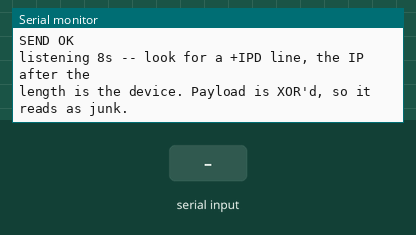
Simulated run of this sketch. Board: Arduino Mega 2560, built with avr-gcc and run on an emulated ATmega2560. Shown: the last lines printed to the serial monitor. The inputs (shaded band) are chosen by the test bench. The modem accepts every AT command (registered, SIM ready, sends succeed) and sends nothing else.

Above: at 2.8 s.
2.9 s: "+IPD\n" received over the second serial link
At 3.2 s:
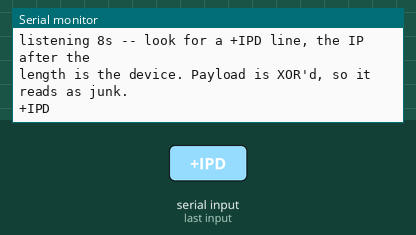
4.4 s: "1\n" received over the second serial link
At 5.6 s:
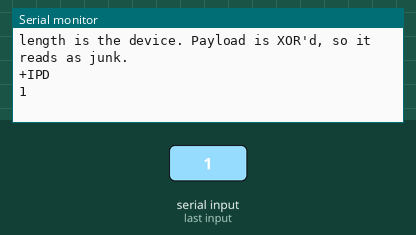

Measured:
- after the input at 2.9 s, the serial monitor: prints a new line at once (image 1)
- after the input at 4.4 s, the serial monitor: prints a new line at once (image 2)

The sketch:

ESP01_KasaScan.ino
```cpp
// Finds a TP-Link Kasa device on the network and prints its IP.
//
// Use when the Kasa app cannot see the bulb -- typically because the bulb
// joined a network with no route to TP-Link's cloud, so the app never got its
// check-in. Local control does not need the cloud, only the address.
//
// Kasa devices answer a UDP broadcast on port 9999. The datagram is the same
// XOR autokey stream the TCP protocol uses (seeded at 0xAB, each ciphertext
// byte keying the next) but WITHOUT the 4-byte length prefix that TCP adds.
//
// AT+CIPDINFO=1 makes the ESP report the sender's address on each +IPD line,
// which is the whole point of the exercise.
//
// Monitor at 115200. Nothing to type.

#define WIFI_SSID  "servicenet"
#define WIFI_PASS  ""             // open network

// Sweeps one /24 in about half a minute -- UDP has no handshake to wait out.
//
// BUT: servicenet's netmask is 255.254.0.0, a /15 spanning 10.8.0.0 through
// 10.9.255.255. That is 131,072 addresses, so one /24 covers 0.19% of it and a
// silent sweep proves nothing. Brute force would take roughly three hours.
//
// This is only useful once the bulb's actual address is known well enough to
// guess the right /24 -- set the first three octets here to match.
#define SWEEP_PREFIX "10.8.251."

#define ESP_BAUD 115200

bool waitFor(const char *token, unsigned long timeout) {
  unsigned long start = millis();
  uint8_t m = 0;
  while (millis() - start < timeout) {
    while (Serial1.available()) {
      char c = Serial1.read();
      Serial.write(c);
      if (c == token[m]) { if (token[++m] == '\0') return true; }
      else m = (c == token[0]) ? 1 : 0;
    }
  }
  return false;
}

bool sendAT(const __FlashStringHelper *cmd, const char *expect, unsigned long ms) {
  Serial1.println(cmd);
  return waitFor(expect, ms);
}

// Waits for a token while watching for replies at the same time. 254 probes
// generate a lot of routine AT chatter, and a hit arriving in the middle of it
// would be invisible -- so ordinary traffic is swallowed and only lines
// carrying +IPD are surfaced.
char lineBuf[100];
uint8_t lineN = 0;
uint8_t hits = 0;

bool pump(const char *token, unsigned long timeout) {
  const unsigned long end = millis() + timeout;
  uint8_t m = 0;
  while ((long)(millis() - end) < 0) {
    const int c = Serial1.read();
    if (c < 0) continue;

    if (c == '\n' || c == '\r') {
      lineBuf[lineN] = '\0';
      if (lineN > 4 && strstr(lineBuf, "+IPD")) {
        Serial.print(F("\n*** REPLY: "));
        Serial.println(lineBuf);
        hits++;
      }
      lineN = 0;
    } else if (lineN < sizeof(lineBuf) - 1) {
      lineBuf[lineN++] = (char)c;
    }

    if (c == token[m]) { if (token[++m] == '\0') return true; }
    else m = (c == token[0]) ? 1 : 0;
  }
  return false;
}

const char PROBE[] = "{\"system\":{\"get_sysinfo\":{}}}";

void writeEncrypted(bool withLength) {
  const uint16_t n = strlen(PROBE);
  if (withLength) {                     // TCP form only
    Serial1.write((uint8_t)0); Serial1.write((uint8_t)0);
    Serial1.write((uint8_t)(n >> 8)); Serial1.write((uint8_t)(n & 0xFF));
  }
  uint8_t key = 0xAB;
  for (uint16_t i = 0; i < n; i++) { key ^= (uint8_t)PROBE[i]; Serial1.write(key); }
}

// 255.255.255.255 is a limited broadcast and never leaves the local segment.
// On a network this large the bulb is very likely on a different one, so the
// directed broadcast for the whole /15 is worth a separate try -- some kit
// forwards it where the limited form is dropped.
#define BROADCAST_ADDR "10.9.255.255"

void broadcastScan() {
  Serial.println(F("\n=== UDP broadcast discovery ==="));
  Serial.print(F("target "));
  Serial.println(F(BROADCAST_ADDR));

  sendAT(F("AT+CIPMUX=1"), "OK", 3000);
  sendAT(F("AT+CIPDINFO=1"), "OK", 3000);

  // mode 2 lets the peer address change, so a unicast reply still arrives.
  Serial1.print(F("AT+CIPSTART=0,\"UDP\",\""));
  Serial1.print(F(BROADCAST_ADDR));
  Serial1.println(F("\",9999,9999,2"));
  if (!waitFor("OK", 6000)) { Serial.println(F("\n!! could not open UDP")); return; }

  Serial1.print(F("AT+CIPSEND=0,"));
  Serial1.println(strlen(PROBE));
  if (!waitFor(">", 4000)) { Serial.println(F("\n!! no send prompt")); return; }
  writeEncrypted(false);
  waitFor("OK", 5000);

  Serial.println(F("\n\nlistening 8s -- look for a +IPD line, the IP after the"));
  Serial.println(F("length is the device. Payload is XOR'd, so it reads as junk."));

  unsigned long start = millis();
  while (millis() - start < 8000) while (Serial1.available()) Serial.write(Serial1.read());

  sendAT(F("AT+CIPCLOSE=0"), "OK", 3000);
  sendAT(F("AT+CIPDINFO=0"), "OK", 3000);
}

// Sends the probe to every address on the /24 individually. UDP mode 2 lets a
// single socket retarget per send, so this is one open connection and 254
// datagrams rather than 254 connection attempts.
void sweep() {
  Serial.println(F("\n\n=== unicast sweep ==="));
  Serial.print(F("probing "));
  Serial.print(F(SWEEP_PREFIX));
  Serial.println(F("1-254, about 30s -- a dot is 16 addresses"));

  sendAT(F("AT+CIPMUX=1"), "OK", 3000);
  sendAT(F("AT+CIPDINFO=1"), "OK", 3000);

  Serial1.print(F("AT+CIPSTART=0,\"UDP\",\""));
  Serial1.print(F(SWEEP_PREFIX));
  Serial1.println(F("1\",9999,9999,2"));
  if (!waitFor("OK", 6000)) { Serial.println(F("\n!! could not open UDP")); return; }

  const uint16_t n = strlen(PROBE);
  hits = 0;

  for (uint16_t host = 1; host < 255; host++) {
    Serial1.print(F("AT+CIPSEND=0,"));
    Serial1.print(n);
    Serial1.print(F(",\""));
    Serial1.print(F(SWEEP_PREFIX));
    Serial1.print(host);
    Serial1.println(F("\",9999"));

    if (!pump(">", 1200)) continue;
    writeEncrypted(false);
    pump("SEND OK", 1500);

    if ((host % 16) == 0) Serial.print('.');
  }

  Serial.println(F("\nlistening 5s for stragglers"));
  pump("\xFF", 5000);                    // no token -- just drains and reports

  Serial.print(F("\nreplies: "));
  Serial.println(hits);

  sendAT(F("AT+CIPCLOSE=0"), "OK", 3000);
  sendAT(F("AT+CIPDINFO=0"), "OK", 3000);
}

void setup() {
  Serial.begin(115200);
  Serial1.begin(ESP_BAUD);
  delay(400);
  Serial.println(F("\n=== Kasa device scan ==="));

  sendAT(F("AT+RST"), "ready", 10000);
  delay(1000);
  while (Serial1.available()) Serial1.read();

  sendAT(F("ATE0"), "OK", 3000);
  sendAT(F("AT+CWMODE=1"), "OK", 3000);

  Serial1.print(F("AT+CWJAP=\""));
  Serial1.print(F(WIFI_SSID));
  Serial1.print(F("\",\""));
  Serial1.print(F(WIFI_PASS));
  Serial1.println(F("\""));
  if (!waitFor("OK", 20000)) { Serial.println(F("\n!! join failed")); return; }

  Serial.println(F("\n-- our address --"));
  sendAT(F("AT+CIFSR"), "OK", 4000);

  // The netmask decides whether the sweep below even covers the right range.
  // A campus DHCP pool is often far wider than a /24, and the bulb can then
  // sit on a different third octet entirely -- in which case a silent sweep
  // means "looked in the wrong place", not "unreachable".
  Serial.println(F("\n-- subnet --"));
  if (!sendAT(F("AT+CIPSTA?"), "OK", 4000)) sendAT(F("AT+CIPSTA_CUR?"), "OK", 4000);
  Serial.println(F("\nif netmask is not 255.255.255.0, SWEEP_PREFIX is too narrow"));

  broadcastScan();
  sweep();

  Serial.println(F("\n=== done ==="));
}

void loop() {}
```
